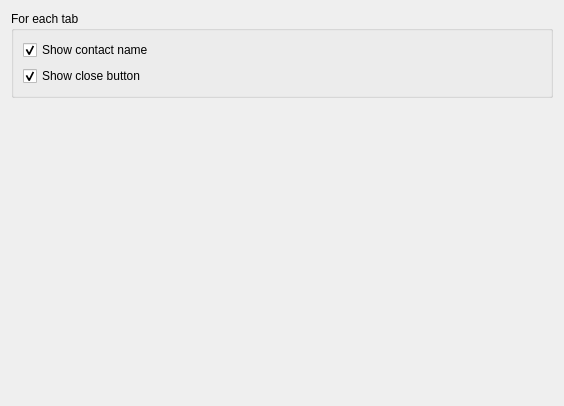
<?xml version="1.0" encoding="UTF-8"?>
<ui version="4.0">
 <class>ChatWindowConfig_Tab</class>
 <widget class="QWidget" name="ChatWindowConfig_Tab">
  <property name="geometry">
   <rect>
    <x>0</x>
    <y>0</y>
    <width>564</width>
    <height>406</height>
   </rect>
  </property>
  <layout class="QVBoxLayout" name="verticalLayout">
   <item>
    <widget class="QGroupBox" name="groupBox_2">
     <property name="title">
      <string>For each tab</string>
     </property>
     <layout class="QVBoxLayout">
      <item>
       <widget class="QCheckBox" name="kcfg_ShowContactName">
        <property name="text">
         <string>Show contact name</string>
        </property>
        <property name="checked">
         <bool>true</bool>
        </property>
       </widget>
      </item>
      <item>
       <widget class="QCheckBox" name="kcfg_HoverClose">
        <property name="text">
         <string>Show close button</string>
        </property>
        <property name="checked">
         <bool>true</bool>
        </property>
       </widget>
      </item>
     </layout>
    </widget>
   </item>
   <item>
    <spacer>
     <property name="orientation">
      <enum>Qt::Vertical</enum>
     </property>
     <property name="sizeHint" stdset="0">
      <size>
       <width>20</width>
       <height>0</height>
      </size>
     </property>
    </spacer>
   </item>
  </layout>
 </widget>
 <tabstops>
  <tabstop>kcfg_ShowContactName</tabstop>
  <tabstop>kcfg_HoverClose</tabstop>
 </tabstops>
 <resources/>
 <connections/>
</ui>
